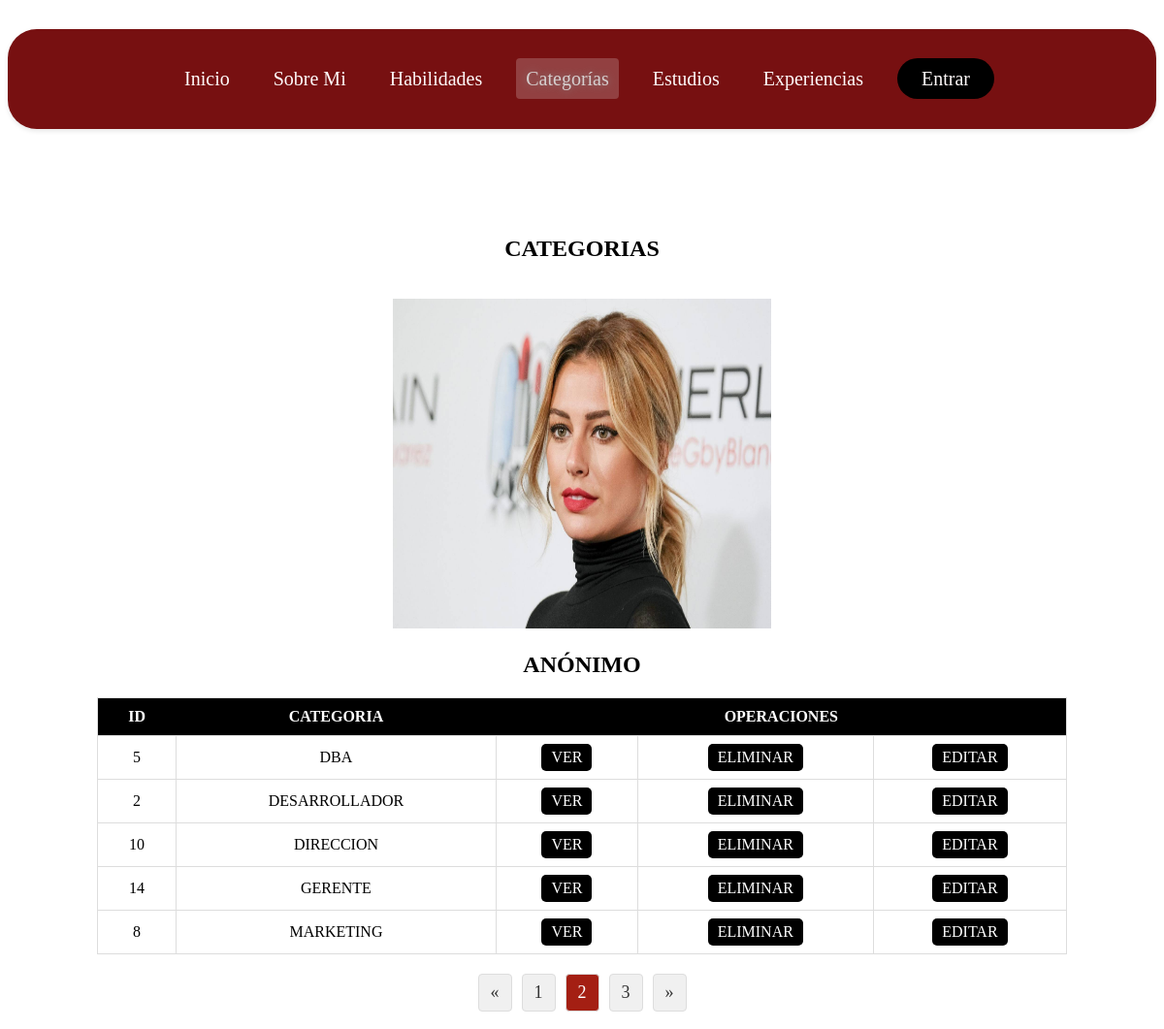
/categorias/?page=2, run on the app's committed database.
### appportfolio/models.py (models this page shows, shortened)
class Categoria(models.Model):
    id = models.AutoField(primary_key=True)
    nombre_categoria = models.CharField("Puesto de Trabajo", max_length=30, null=True, blank=True)
    class Meta:
        verbose_name = "Categoria"
        verbose_name_plural = "Categorias"
        ordering = ['nombre_categoria']

### appportfolio/views.py (the view)
# urls.py: re_path('categorias/',views.categorias,name='categorias'),
def categorias(request):
    lista_categorias = Categoria.objects.all()  # select * from Categoria;
    page = request.GET.get('page') #cuando entro a la página, linea obligatoria, es lo que paginamos
    paginator = Paginator(lista_categorias, 5)  # 5 registros(items) por página (de 5 en 5)
    if page == None: #al entrar todavia no he pulsado ninguna pág
        print(" page recibe fuera de get o post NONE=" + str(page))
        page = paginator.num_pages #numero de página calculado por paginator (si los divido en 5 tendré 3 pag (5+5+2)
        request.session["pagina"] = page #variablede sesión: vale para todas las páginas de todo el proyecto.Ej: soy hajar en todas las vistas de una red social.
    else: #cuando pulse 1 coge 1 y asi con los demás paginas.
        print(" page recibe esle del none de geo o post=" + str(page))
        request.session["pagina"] = page #pagina: nombre variable, page:valor.
    if request.method == 'GET': #entrada a la página
        pagina = request.session["pagina"]
        print(" page recibe en GET=" + str(pagina))
    if request.method == 'POST':#salida de la página
        pagina = request.session["pagina"]
        print(" page recibe en POST=" + str(pagina))
    if "pagina" in request.session: #verificar si existe la variable (es por si se ha borrado en algúna parte)
        page = request.session["pagina"]
        print(" page recibe de sesion=" + str(page))
    try:
        lista_categorias = paginator.get_page(page)
    except PageNotAnInteger: #en caso de que no reciba un int lo pone a 1
        lista_categorias = paginator.page(1)
    except EmptyPage:
        lista_categorias = paginator.page(paginator.num_pages)
    context = {'lista_categorias': lista_categorias} #definimos variable:valor.
    return render(request, 'categorias.html', context=context)

### templates/categorias.html (shortened to what this page needs)
{% extends "base.html" %}
{% load static %}
{% block content %}
<br><br><br><br>
<center>
    <h2 class="titulo">CATEGORIAS</h2>
    <br>
    <img src="{% static 'images/chica1.jpg' %}" height='340' width='390' alt="Imagen de Categorías">
{% if not request.user.is_authenticated %}
    <h2 class="estado-usuario">ANÓNIMO</h2>
{% endif %}
</center>
<div >
    <table class="tabla">
        <thead>
            <tr>
                <th class="encabezado">ID</th>
                <th class="encabezado">CATEGORIA</th>
                <th colspan="3" class="encabezado">OPERACIONES</th>
            </tr>
        </thead>
        <tbody>
        {% for r in lista_categorias %}
            <tr>
                <td>{{ r.id }}</td>
                <td>{{ r.nombre_categoria|upper }}</td>
                <form action="" method="post">
                    <td><a class='btn-operaciones' href="{% url 'home' %}">VER</a></td>
                    <td><a class='btn-operaciones' href="{% url 'home' %}">ELIMINAR</a></td>
                    <td><a class='btn-operaciones' href="{% url 'home' %}">EDITAR</a></td>
                </form>
            </tr>
        {% endfor %}
        </tbody>
    </table>
</div>
{% if lista_categorias.has_other_pages %}
<font size="4">
  <ul class="paginacion">
    {% if lista_categorias.has_previous %}
      <li><a href="?page={{ lista_categorias.previous_page_number }}">&laquo;</a></li>
    {% else %}
      <li class="disabled"><span>&laquo;</span></li>
    {% endif %}
    {% for i in lista_categorias.paginator.page_range %}
      {% if lista_categorias.number == i %}
        <li class="active"><a href="#">{{ i }}</a></li>
      {% else %}
        <li><a href="?page={{ i }}">{{ i }}</a></li>
      {% endif %}
    {% endfor %}
    {% if lista_categorias.has_next %}
      <li><a href="?page={{ lista_categorias.next_page_number }}">&raquo;</a></li>
    {% else %}
      <li class="disabled"><span>&raquo;</span></li>
    {% endif %}
  </ul>
</font>
{% endif %}
{% endblock content %}

### templates/base.html (shortened to what this page needs)
{% load static %}
<!DOCTYPE html>
<html lang="es">
<head>
    <link rel="stylesheet"  type="text/css" href="{% static 'css/styles.css' %}">
</head>
<body>
    {% include "navbar.html" %}
    <div class="container">
        {% block content %}
        {% endblock %}
    </div>
</body>
</html>

### templates/navbar.html (shortened to what this page needs)
{% load static %}
{% block head %}
    <link rel="stylesheet" type="text/css" href="{% static 'css/navbar.css' %}">
{% endblock %}
<nav class="navbar-personalizada">
    <div class="contenedor-navbar">
        <div id="navbar" class="contenido-navbar">
            <ul class="lista-navbar">
                {% if not request.user.is_authenticated %}
                    <li><a href="{% url 'home' %}" class="{% if request.path == '/' %}active{% endif %}">Inicio</a></li>
                    <li><a href="{% url 'sobremi' %}" class="{% if request.path == '/sobremi/' %}active{% endif %}">Sobre Mi</a></li>
                    <li><a href="{% url 'habilidades' %}" class="{% if request.path == '/habilidades/' %}active{% endif %}">Habilidades</a></li>
                    <li><a href="{% url 'categorias' %}" class="{% if request.path == '/categorias/' %}active{% endif %}">Categorías</a></li>
                    <li><a href="{% url 'estudios' %}" class="{% if request.path == '/estudios/' %}active{% endif %}">Estudios</a></li>
                    <li><a href="{% url 'experiencias' %}" class="{% if request.path == '/experiencias/' %}active{% endif %}">Experiencias</a></li>
                {% endif %}
            </ul>
            <ul class="lista-navbar lista-navbar-derecha">
                {% if not request.user.is_authenticated and not "/accounts/login" in request.get_full_path %}
                    <li><a href='{% url "login" %}' class="btn-personalizado">Entrar</a></li>
                {% endif %}
            </ul>
        </div>
    </div>
</nav>
<br>

### static/css/styles.css (style rules this page uses)
.tabla { max-width: 1000px; margin: 20px auto; border-collapse: collapse; width: 100%; border: 1px solid #ddd; }
.encabezado { background-color: #000000; color: #fff; padding: 10px; text-align: center; }
td { border: 1px solid #ddd; padding: 8px; text-align: center; }
td .btn-operaciones { display: inline-block; }
.btn-operaciones { background-color: #000000; color: white; padding: 5px 10px; border-radius: 5px; text-decoration: none; transition: background-color 0.3s; }
.paginacion { list-style: none; padding: 0; display: flex; justify-content: center; margin-top: 20px; }
.paginacion li { margin: 0 5px; }
.paginacion a { display: block; padding: 8px 12px; background-color: #f0f0f0; border: 1px solid #ddd; border-radius: 4px; text-decoration: none; color: #333; }
.paginacion .active a { background-color: #a41f13; color: white; pointer-events: none; }

### static/css/navbar.css (style rules this page uses)
.navbar-personalizada { background-color: #771011; box-shadow: 0 2px 5px rgba(0, 0, 0, 0.1); position: relative; margin-top: 30px; border-radius: 30px; }
.contenedor-navbar { max-width: 1600px; margin: 0 auto; padding: 30px; }
.contenido-navbar { display: flex; justify-content: center; align-items: center; }
.lista-navbar { list-style-type: none; margin: 0; padding: 1px; display: flex; }
.lista-navbar li { margin: 0 15px; }
.lista-navbar a { color: #fffafa; padding: 10px 15px; text-decoration: none; font-weight: 500; transition: color 0.3s, text-shadow 0.3s, transform 0.3s; font-size: 20px; }
.btn-personalizado { background-color: #000000 !important; color: white; padding: 10px 25px !important; border-radius: 30px; text-decoration: none; transition: background-color 0.3s, box-shadow 0.3s; }
.lista-navbar a.active { color: #d6cfcf; text-shadow: 0 0 8px rgb(138, 131, 131); transform: scale(1.05); background-color: rgba(255, 255, 255, 0.2); border-radius: 4px; }

### data on the page
Categoria: id "5", nombre_categoria "DBA"
Categoria: id "2", nombre_categoria "DESARROLLADOR"
Categoria: id "10", nombre_categoria "DIRECCION"
Categoria: id "14", nombre_categoria "GERENTE"
Categoria: id "8", nombre_categoria "MARKETING"

### other printed values
{{ i }} "1" "3"
{{ i }} "2"
